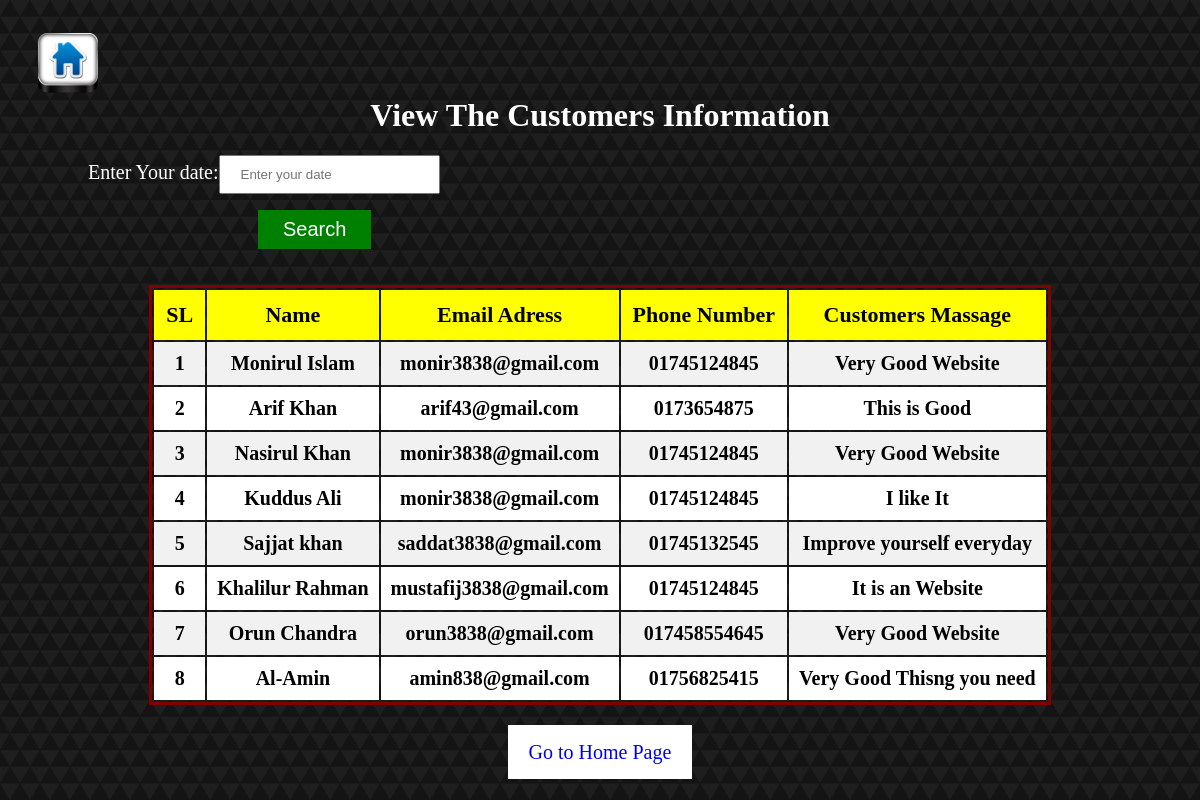
/contact-view.php, run on the app's committed database.
### tables this page shows
create table contact_db(
	sl int not null AUTO_INCREMENT,
    name varchar(50),
    email varchar(50),
    phone varchar(20),
    massage varchar(255),
    PRIMARY KEY (sl)
);

### contact-view.php (the view, shortened to what this page needs)
<?php
	$con = mysqli_connect('localhost','root');
	mysqli_select_db($con,'mobile');
	$q = "select * from contact_db";
	$result =mysqli_query($con,$q);
	$num = mysqli_num_rows($result);
?>
<!DOCTYPE html>
<html>
	<head>
		<link rel="stylesheet" href="css/style.css" />
	</head>
	<body style="background:url(images/dark-triangles.png)repeat fixed 0 0 #fff;">
	<a class="home" title="Go to Home Page" href="home.php"><img src="logo/home.png" /></a>
		<h1 style="text-align:center;color:white;margin-top:0;">View The Customers Information</h1>
		<form action="view_search.php" method="post">
			<p style="margin-left:80px;"><span style="color:white;font-size:20px;">Enter Your date:</span><input style="padding:10px 20px;" type="text" name="search" placeholder="Enter your date" /></p>
			<input style="margin-left:250px;padding:8px 25px;font-size:20px;background:green;color:white;border:none;" type="submit" value="Search" />
		</form>
		<br/><br/>
		<table class="viewTable"  align="center">
			<tr>
				<th>SL</th>
				<th>Name</th>
				<th>Email Adress</th>
				<th>Phone Number</th>
				<th>Customers Massage</th>
			</tr>
			<?php
				for($i=1;$i<=$num;$i++)
				{
					$row = mysqli_fetch_array($result);
					?>
					<tr>
						<td><?php echo $row['sl'];?></td>
						<td><?php echo $row['name'];?></td>
						<td><?php echo $row['email'];?></td>
						<td><?php echo $row['phone'];?></td>
						<td><?php echo $row['massage'];?></td>
					</tr>
				<?php
				}
			?>
		</table></br></br>
		<li style="text-align:center;list-style:none;" ><a style="border:1px solid white;background:white;padding:15px 20px;text-decoration:none;font-size:20px;" href="home.php">Go to Home Page</a></li>
	</body>
</html>

### css/style.css (style rules this page uses)
.home img { height: 60px; margin-top: 25px; margin-left: 30px; }
table.viewTable tr:nth-child(2n+1) { background:#fff;height:30px; }
table.viewTable tr:nth-child(2n) { background:#f1f1f1;height:30px; }
.viewTable td { padding:10px; font-size:20px; font-weight:bold; text-align:center; }
.viewTable th { padding:12px; font-size:22px; background:yellow; }
.viewTable { border-style:solid; border-color:maroon; text-align:center; }

### data on the page
contact_db: sl "1", name "Monirul Islam", email "monir3838@gmail.com", phone "01745124845", massage "Very Good Website"
contact_db: sl "2", name "Arif Khan", email "arif43@gmail.com", phone "0173654875", massage "This is Good"
contact_db: sl "3", name "Nasirul Khan", email "monir3838@gmail.com", phone "01745124845", massage "Very Good Website"
contact_db: sl "4", name "Kuddus Ali", email "monir3838@gmail.com", phone "01745124845", massage "I like It"
contact_db: sl "5", name "Sajjat khan", email "saddat3838@gmail.com", phone "01745132545", massage "Improve yourself everyday"
contact_db: sl "6", name "Khalilur Rahman", email "mustafij3838@gmail.com", phone "01745124845", massage "It is an Website"
contact_db: sl "7", name "Orun Chandra", email "orun3838@gmail.com", phone "017458554645", massage "Very Good Website"
contact_db: sl "8", name "Al-Amin", email "amin838@gmail.com", phone "01756825415", massage "Very Good Thisng you need"
